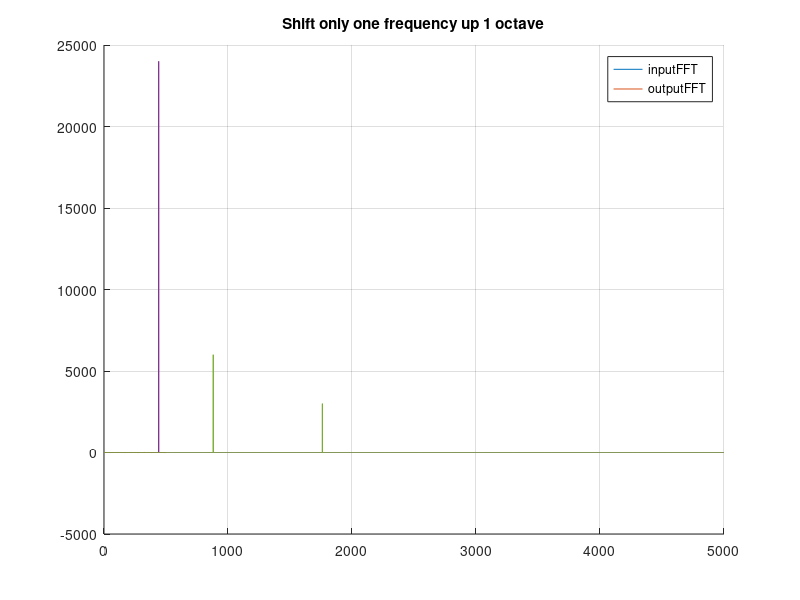

Recreate this plot in MATLAB.
%% This script is for frequency domain modulation testing


clear all;
fs = 48000; % Sample rate, 48 kHz
f = 440; % Signal frequency, 100 Hz
duration = 1; % Signal duration in seconds

t = 0:1/fs:(duration - 1/fs); % Time vector

input = sin(2 * pi * (f*1)* t);%+sin(2 * pi * f/3 * t);
input_shifted=sin(2 * pi * f*t+pi/2);
%[input,fs] = audioread("guitar_fast_picking.wav");

%{
%output=0.5*(input+2*input.*input_shifted);
gamma=2; % 2 as in octave1up

%% INPUT FILTER FOR SUBBAND
f_c=83;
K=tan((pi*f_c)/fs);
q=10;
b0=K/(K*K*q+K+q);
b1=0;
b2=-K/(K*K*q+K+q);
a1=2*q*(K*K-1)/(K*K*q+K+q);
a2=(K*K*q-K+q)/(K*K*q+K+q);
b=[b0 b1 b2];
a=[1 a1 a2];
input_subband=filter(b,a,input);
output=zeros(length(t),1);


%% PHASE SHIFT
f_max=8000;%1200 fasza
N_min=8;
N_max=200;

N = round(N_min * log2(f_max / f))
N=min(N,N_max)
N=100;
scale_factor=N*16/f
h = firpm(N, [0.1, 0.9], [1, 1], 'Hilbert');
input_shifted=filter(h, 1, input_subband)*scale_factor.*input_subband;
%}
%% Filter shifted signal
f_c=f/4;
q=24;
K=tan((pi*f_c)/fs);
b0=K/(K*K*q+K+q);
b1=0;
b2=-K/(K*K*q+K+q);
a1=2*q*(K*K-1)/(K*K*q+K+q);
a2=(K*K*q-K+q)/(K*K*q+K+q);
b=[b0 b1 b2];
a=[1 a1 a2];
input_shifted_filtered=filter(b,a,input_shifted);

output=input_shifted.*input.*input_shifted.*input_shifted;




hold off
close all
hold on
plot(output(1:500));
plot(input_shifted(1:500));
plot(input(1:500));
grid on
legend({'output','input shifted','input'},'Location','southwest')
hold off


sound(input,fs)
pause(1.5);
sound(input.*input_shifted,fs)
pause(1.5);
sound(output,fs)




fftrange=5000;
input_fft=abs(fft(input));
input_fft=input_fft(1:fftrange);
output_fft=abs(fft(output));
output_fft=output_fft(1:fftrange);
close all
hold on

plot(input_fft);
plot(output_fft)
title('Shift only one frequency up 1 octave')
legend({'inputFFT','outputFFT'},'Location','northeast')
hold off
%close all
%hold on
%plot(input)
%plot(output)
%hold off


